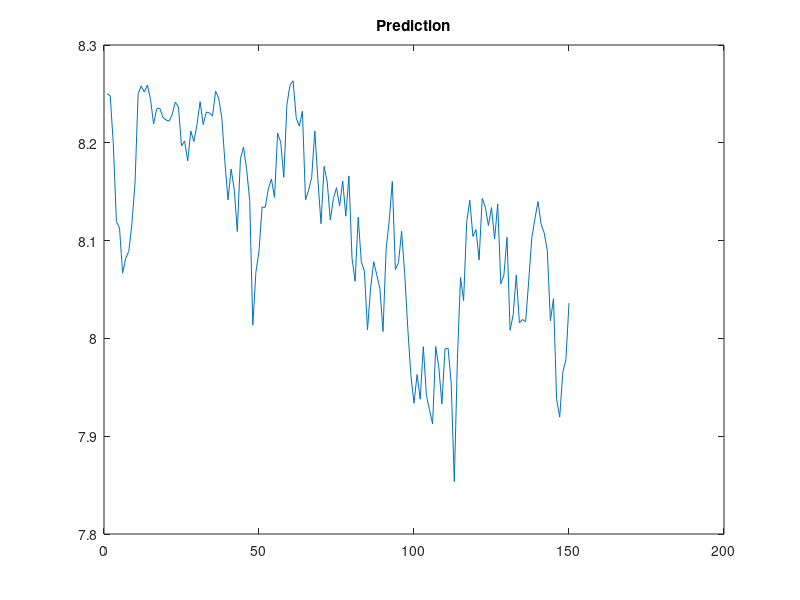
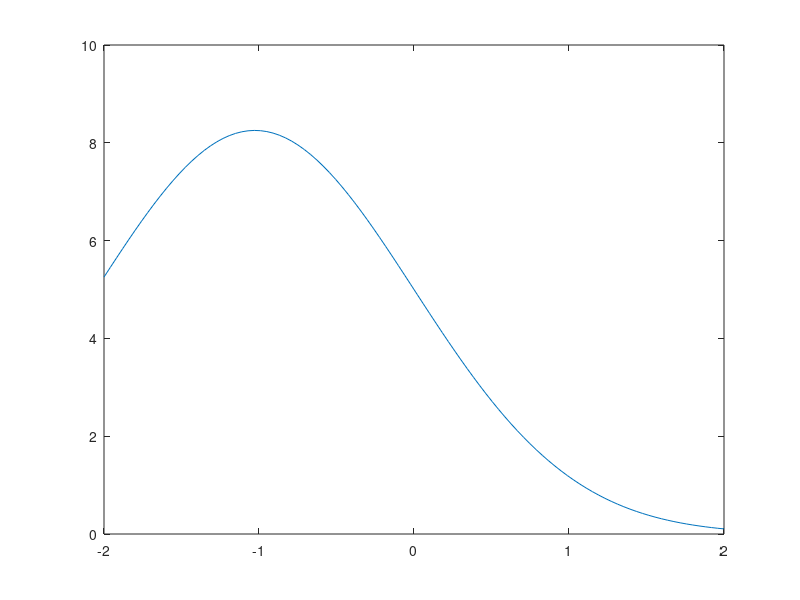
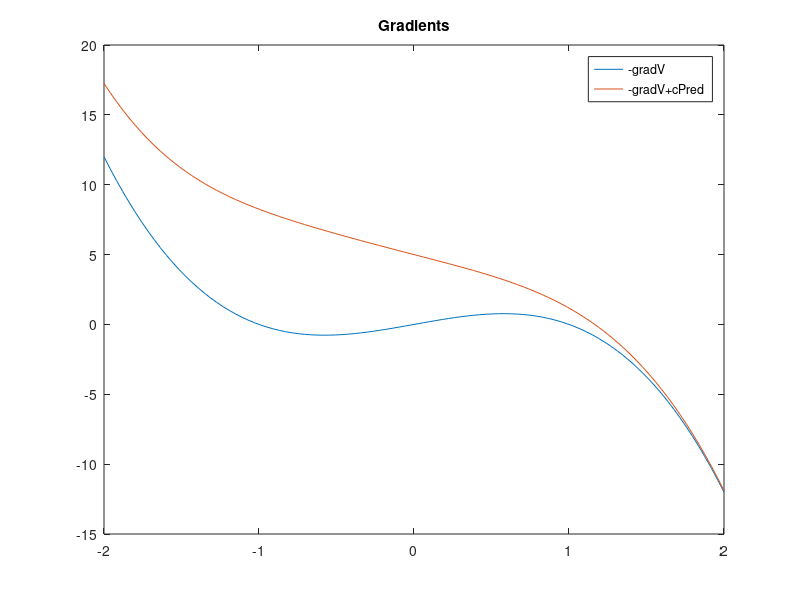
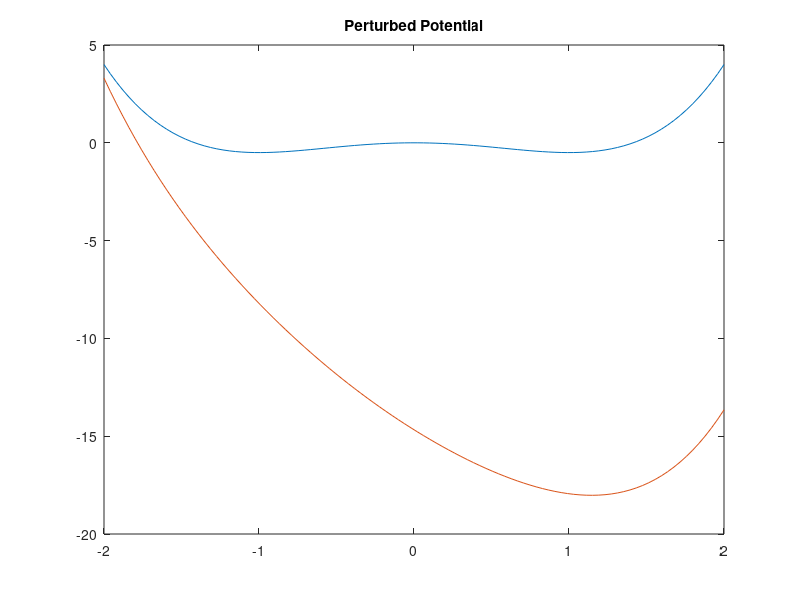

MATLAB code for these plots, in order:
% Cross Entropy Gaussian Process Model Double Well
% 1. Sampling of biased trajectories and evaluation of path functional
% 2. Build Matrix for solving regularized linear equation 


% Sampling 
% a bias can be included here
V=@(x) 1/2.*x.^4-x.^2;
gradV = @(x) 2*x.*(x.^2-1);
dt = 0.01;
sdt = sqrt(dt);
beta = 3;
sigma = sqrt(2/beta);

nvs = 1;
ntrjs = 10; %number of trajectories


nsteps = 150;
time=zeros(1,ntrjs);
X = zeros(ntrjs,nsteps);
X(:,1)=-1;
X_nonbias = zeros(ntrjs,nsteps);
X_nonbias(:,1) = -1;
% the considers path functional is stopping plus some stopping condition
% F(Z) = exp(-1/beta int_0 (tau & T) G(z_s) ds - 1/beta H(z_(tau & T)) )

pathfunc = exp(0.1)*ones(ntrjs,1); % H = -beta*0.1 
bias=0;

for i = 1:ntrjs

        Is=0;
        Id=0;

        x = -1;
        
        for j = 2:nsteps 
            eta=randn(1);
            x = x + (bias - gradV(x) ) * dt + eta * sigma*sdt;
            X(i,j) = x;
            X_nonbias(i,j) = x-bias*dt;
            
            Is = Is - bias * eta/ sigma * sdt;
            Id = Id - bias.^2 / sigma^2 *dt;
            

             if  x > 0.9 && x < 1.1 
             %if x > -1.1 && x < -0.9 && first == 0
                 time(i) = j;
                 pathfunc(i) = exp(-beta*j*dt)*exp(Is+0.5*Id); %weighted path functional 
                 X(i,j:end)= x;
                 X_nonbias(i,j:end) = x-bias*dt;
                
                 break;
             end
        end

end


%%
% Building the matrix to solve the optimization problem 
l=1;
sk=1;
k = @(a,b) sk/sqrt(2*pi)*l.^2.*exp(-0.5*(a-b).^2/l.^2);
%k = @(a,b) 1*exp(-0.5*(a-b).^2/l);


%vector with observed data
% X = X';
% data_obs = X(:);

%K=zeros(length(data_obs),length(data_obs));
K=zeros(nsteps,nsteps);
A=zeros(nsteps,nsteps);
b=zeros(nsteps,1);

for t=1:ntrjs
    for i=1:length(X(t,:))
        for j=1:length(X(t,:))
            K(i,j) = sk/sqrt(2*pi)*l.^2.*exp(-0.5*(X(t,i)-X(t,j)).^2/l.^2);
        end
    end
    A = A + pathfunc(t)*K*dt + 2*beta*eye(nsteps,nsteps); 
    b = b + pathfunc(t)*(K*(X_nonbias(t,:)'));
end
% A= A/ntrjs;
% b= b/ntrjs;
c = A\-b;

figure(1)
plot(c); 
title('Prediction')

% xtest = linspace(-2,2,150);
% 
% figure(2)
% plot(xtest, -gradV(xtest)); hold on
% plot(xtest, (c - gradV(xtest)'))
% title('Gradients')
% hold off
% % 
% % 
% dx=xtest(2)-xtest(1);
% per_pot = zeros(1,nsteps+1);
%  
% for i=2:nsteps+1
%     per_pot(i) = per_pot(i-1) + ( - c(i-1) + gradV(xtest(i-1)) )*dx;
% end
% 
% figure(3)
% plot(per_pot(2:end)+4); hold on
% plot(V(xtest)); hold off
% title('Perturbed Potential')


% c Prediction
n_pred=100;
x_pred = linspace(-2,2,n_pred);
K_pred = zeros(length(x_pred),nsteps);
c_pred=0;

for t=1:ntrjs
    for i=1:length(x_pred)
        for j=1:length(X(t,:))
            K_pred(i,j) = sk/sqrt(2*pi)*l.^2.*exp(-0.5*(x_pred(i)-X(t,j)).^2/l.^2);
        end
    end
    c_pred =  c_pred - pathfunc(t)/(2*beta*ntrjs)*( K_pred*c*dt + K_pred*(X_nonbias(t,:)'));  
end


figure(4)
plot(x_pred, c_pred)


figure(5)
plot(x_pred,  -gradV(x_pred)); hold on
plot(x_pred,   c_pred -gradV(x_pred)'  )
legend('-gradV','-gradV+cPred')
title('Gradients')
hold off

dx=x_pred(2)-x_pred(1);
per_pot = zeros(1,n_pred+1);
 
for i=2:n_pred+1
    per_pot(i) = per_pot(i-1) + (-c_pred(i-1) + gradV(x_pred(i-1)) )*dx;
end

figure(6)
plot(x_pred,V(x_pred)); hold on
plot(x_pred,per_pot(2:end)+4); hold off
title('Perturbed Potential')
